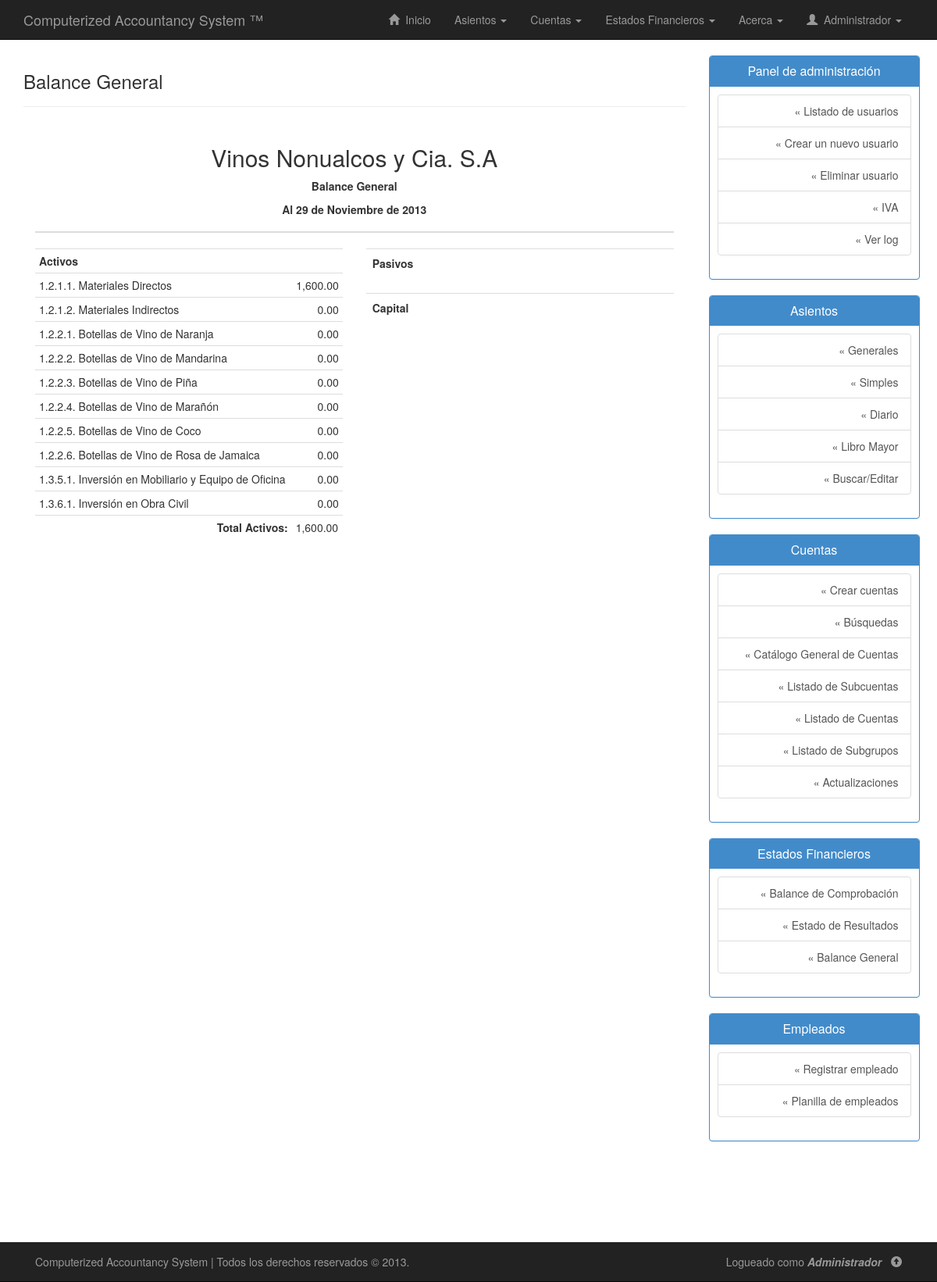
The app's page /php/balance-general.php (signed in), older data.
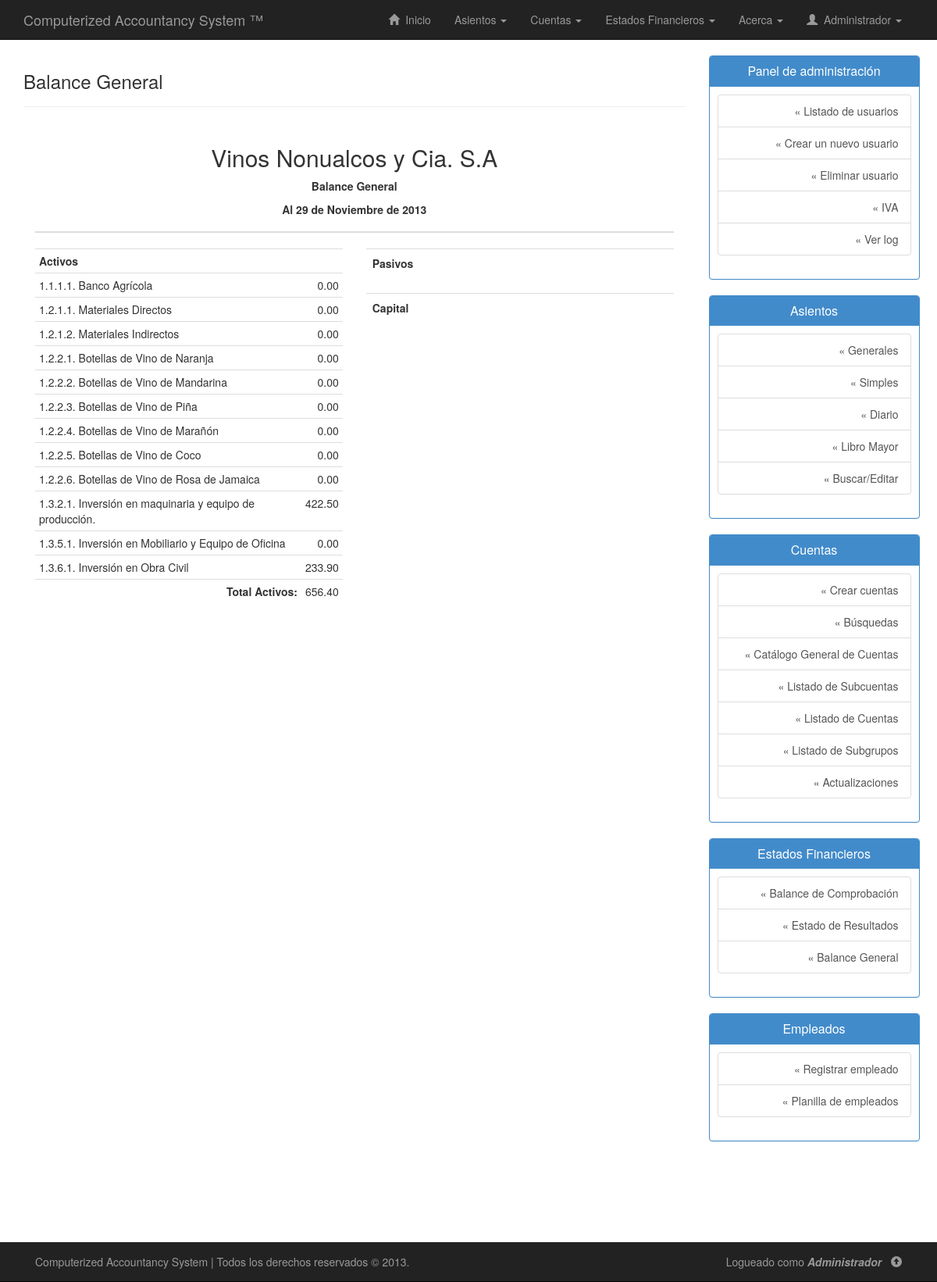
The same page, newer data.
### tables this page shows
CREATE TABLE IF NOT EXISTS `cuentas` (
  `codigo_cuenta` varchar(20) NOT NULL,
  `subgrupo` varchar(20) DEFAULT NULL,
  `nombre_cuenta` varchar(50) NOT NULL,
  `tiene_subcuenta` enum('Si','No') NOT NULL,
  `descripcion_cuenta` varchar(255) DEFAULT NULL,
  `saldo_debe` double NOT NULL,
  `saldo_haber` double NOT NULL,
  PRIMARY KEY (`codigo_cuenta`),
  KEY `subgrupo` (`subgrupo`)
);

### php/balance-general.php (the view, shortened to what this page needs)
<!DOCTYPE html>
<html lang="es">
<head>
	<link rel="stylesheet" type="text/css" href="../css/bootstrap.min.css"/>
	<link rel="stylesheet" type="text/css" href="../css/estilos.css"/>
</head>
<body>
	<?php include("nav.php"); ?>
	<div class="container" id="contenido">
		<div class="row row-offcanvas row-offcanvas-right">
			<div class="col-xs-12 col-sm-9">
				<div class="page-header">
					<h3>Balance General</h3>
				</div>
				<div class="container">
					<div class="row">
						<div class="col-lg-12">
							<table class="table ">
								<thead>
									<tr>
										<th colspan="4">
											<h2 class="text-center">Vinos Nonualcos y Cia. S.A</h2>
											<p align="center">
												<strong>Balance General</strong>
											</p>
											<p align="center">
											</p>
										</th>
									</tr>
								</thead>
							</table>
						</div>
						<div class="container">
							<div class="row">
								<div class="col-lg-6">
									<div>
										<div class="row">
											<div class="col-lg-12">
												<table class="table table-condensed table-hover ">
													<tr>
														<th colspan="2">Activos</th>
													</tr>
													<?php
													include_once("conexion.php");
													$sql = "SELECT * FROM cuentas WHERE codigo_cuenta LIKE '1%'";
													$ejecutar = $conexion->query($sql);
													while($acts = $ejecutar->fetch_assoc()){
														echo "<tr colspan='2'>";
														echo "<td >".$acts["codigo_cuenta"].". ".utf8_encode($acts["nombre_cuenta"])."</td>";
														echo "<td class='text-right'>".number_format($acts["saldo_debe"]-$acts["saldo_haber"],2)."</td>";
														echo "</tr>";
													}
													$consulta = "SELECT SUM((saldo_debe-saldo_haber)) total FROM cuentas WHERE codigo_cuenta LIKE '1%'";
													$ejecutar_consulta = $conexion->query($consulta);
													if($ejecutar_consulta->num_rows > 0){
														while ($regs = $ejecutar_consulta->fetch_assoc()) {
															echo "<tr>";
															echo "<td class='text-right'><strong>Total Activos:</strong></td>";
															echo "<td>".number_format($regs["total"],2)."</td>";
															echo "</tr>";
														}
													}
													?>
												</table>
											</div>
										</div>
									</div>
								</div>
								<div class="col-lg-6">
									<div>
										<div class="row">
											<div class="col-lg-12">
												<table class="table ">
													<tr>
														<th>Pasivos</th>
													</tr>
												</table>
											</div>
										</div>
										<div class="row">
											<div class="col-lg-12">
												<table class="table">
													<tr>
														<th>Capital</th>
													</tr>
												</table>
											</div>
										</div>
									</div>
								</div>
							</div>
						</div>
					</div>
				</div>
			</div>
			<?php include("sidebar.php"); ?>
		</div>
	</div>
	<?php include("footer.php"); ?>
</body>
</html>

Row changes from the older to the newer data that the page shows:
added cuentas: codigo_cuenta "1.1.1.1", nombre_cuenta "Banco Agrícola", $acts["saldo_debe"]-$acts["saldo_haber"] "0.00"
changed cuentas "Materiales Directos": $acts["saldo_debe"]-$acts["saldo_haber"] "1,600.00" → "0.00"
added cuentas: codigo_cuenta "1.3.2.1", nombre_cuenta "Inversión en maquinaria y equipo de producción.", $acts["saldo_debe"]-$acts["saldo_haber"] "422.50"
changed cuentas "Inversión en Obra Civil": $acts["saldo_debe"]-$acts["saldo_haber"] "0.00" → "233.90"
Text that changed along with them:
new list line: "Total Activos: 656.40"
list line gone: "Total Activos: 1,600.00"
